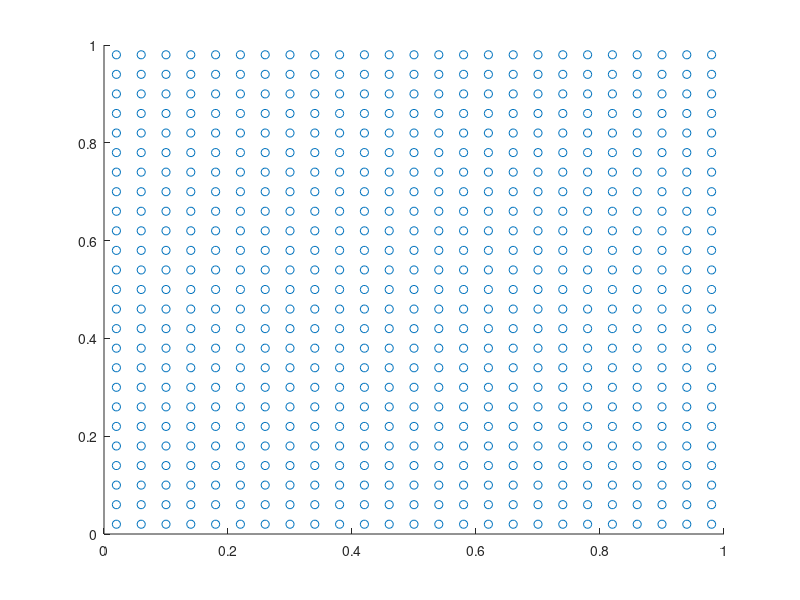

Source code (MATLAB): (Note: this script raises an error after producing the figure.)
dbstop if error

%number of balls - to generalise with multiple sizes
balls = 625;
%size of balls, see above
size = 0.0125;
%number of dimensions - 2 for testing
nd = 2;

%distance between 2 balls - needs generalising for multiple balls
dist = size*2;
%precompute dist^2
dist2 = dist^2;

%generate random positions and velocities
pos = rand(balls,2).*(1-dist)+size;
v = (rand(balls,2)-0.5)./100.0;
pos = repmat(([1:25]-0.5)./25,25,1);
pos_temp = pos';
pos = [pos(:),pos_temp(:)];

%max # of steps for animation
n_step = 1000;
%time per step
t_step = 0.1;

%intialise step time, last calculation time and step index
t = 0;
t_sim = 0;
step = 0;
%initialise frame array for movie
F(n_step) = struct('cdata',[],'colormap',[]);
%initialise for last collision colours
ii=1;
jj=1;
kk=1;
ll=1;

%save initial momentum and energy
momentum = sum(v(:));
energy = sum(v(:,1).^2+v(:,2).^2);

%precompute triagnular numbers for collisions
tri = sort(linspace(1,balls-1,balls-1),'descend');
tri = fix(tri);
i_arr = NaN(sum(tri),1);
j_arr = i_arr;
tri = cumsum(tri);
tri = [0,tri];
for i=1:balls-1
    i_arr(tri(i)+1:tri(i+1)) = i;
    j_arr(tri(i)+1:tri(i+1)) = linspace(1,tri(i+1)-tri(i),tri(i+1)-tri(i))+i;
end

i_arr2=i_arr;
j_arr2=j_arr;

for i=1:nd-1
    i_arr2 = [i_arr2;i_arr+balls*i];
    j_arr2 = [j_arr2;j_arr+balls*i];
end
    
%plot initial set-up
figure(1);
hold off
scatter(pos(:,1),pos(:,2));
axis([0,1,0,1]);
drawnow

while step < n_step
    %calculate time to wall collision
    t_wall = -[(pos-size)./v,(pos-(1-size))./v];
    t_wall = reshape(t_wall,balls*nd,2);
    t_wall = max(t_wall,[],2);
    t_wall_x = t_wall(1:balls);
    min_x = min(t_wall_x(:));
    t_wall_y = t_wall((balls+1):(2*balls));
    min_y = min(t_wall_y(:));
    
    %calculate time to balls colliding
    %calculate quadratic coefficients
    a = sum((v(i_arr,:)-v(j_arr,:)).^2,2);
    b = 2*sum((v(i_arr,:)-v(j_arr,:)).*(pos(i_arr,:)-pos(j_arr,:)),2);
    c = sum((pos(i_arr,:)-pos(j_arr,:)).^2,2)-dist^2;
    %check if valid solutions
    chk = b.^2-4.*a.*c;
    chk(chk<0) = NaN;
    %calculate both quadratic solutions
    temp = [(-b+chk.^0.5)./(2.*a),(-b-chk.^0.5)./(2.*a)];
    t_col = min(temp,[],2);
    t_col(t_col<0)=NaN;
    [min_t_col,i_mtc] = min(t_col(:),[],'omitnan');
    
    j_mtc = j_arr(i_mtc);
    i_mtc = i_arr(i_mtc);
    
    %find soonest collision overall
    min_t = min([min_t_col,min_x,min_y],[],'omitnan');
        
    %plot at each time step up to collision
    if (t_sim+min_t) > (t+t_step)
        while (t_sim+min_t) > (t+t_step)
            t = t+t_step;
            t_diff = t-t_sim;
            pos_temp = pos + v.*t_diff;
            figure(1);
            hold off
            plot([0,1,1,0,0],[0,0,1,1,0])
            hold on
            scatter(pos_temp(:,1),pos_temp(:,2));
            scatter(pos_temp(ii,1),pos_temp(ii,2),'filled');
            scatter(pos_temp(jj,1),pos_temp(jj,2),'filled');
            scatter(pos_temp(kk,1),pos_temp(kk,2),'filled');
            scatter(pos_temp(ll,1),pos_temp(ll,2),'filled');
            axis([-0.1,1.1,-0.1,1.1]);
            drawnow
            step = step+1;
            F(step) = getframe;
            if numel(pos(pos<0))>0 || numel(pos(pos>1))>0
                %keyboard
            end
        end
    end
    %update sim time
    t_sim = t_sim + min_t;
    t_diff = min_t;
    
    %move positions
    pos = pos+v*t_diff;
    
    if numel(t_wall_x == min_t) > 0
        %adjust speeds for wall collision
        wh = find(t_wall_x == min_t);
        whl = find(pos(wh,1) < 0.5);
        whr = find(pos(wh,1) > 0.5);
        %pos(wh(whr),1) = 1-pos(wh(whr),1);
        %v(wh(whl),1) = -v(wh(whl),1);
        v(wh,1) = -v(wh,1);
        ii = wh;
    end
    
    if numel(t_wall_y == min_t) > 0
        %adjust speeds for wall collision
        wh = find(t_wall_y == min_t);
        v(wh,2) = -v(wh,2);
        jj = wh;
    end
    
    if numel(t_col == min_t) > 0
        %adjust speeds for interparticle collision
        wh = find(t_col == min_t);
        kk = i_arr(wh);
        ll = j_arr(wh);
        for k = 1:numel(wh)
            i_mtc = kk(k);
            j_mtc = ll(k);
            dij = pos(i_mtc,:)-pos(j_mtc,:);
            dij = dij./sum(dij.^2)^0.5;
            dv = sum((v(i_mtc,:)-v(j_mtc,:)).*dij).*dij;
            v(i_mtc,:) = v(i_mtc,:)-dv;
            v(j_mtc,:) = v(j_mtc,:)+dv;
        end
    end
    
    %add momentum and energy to array after each collision to check
    %consistency
    momentum = [momentum,sum(v(:))];
    energy = [energy,sum(v(:,1).^2+v(:,2).^2)];
    
    %keyboard
end

figure
x = linspace(0,numel(momentum)-1,numel(momentum));
plot(x, momentum)
hold on
plot(x, energy)

figure
movie(F,1,20)


